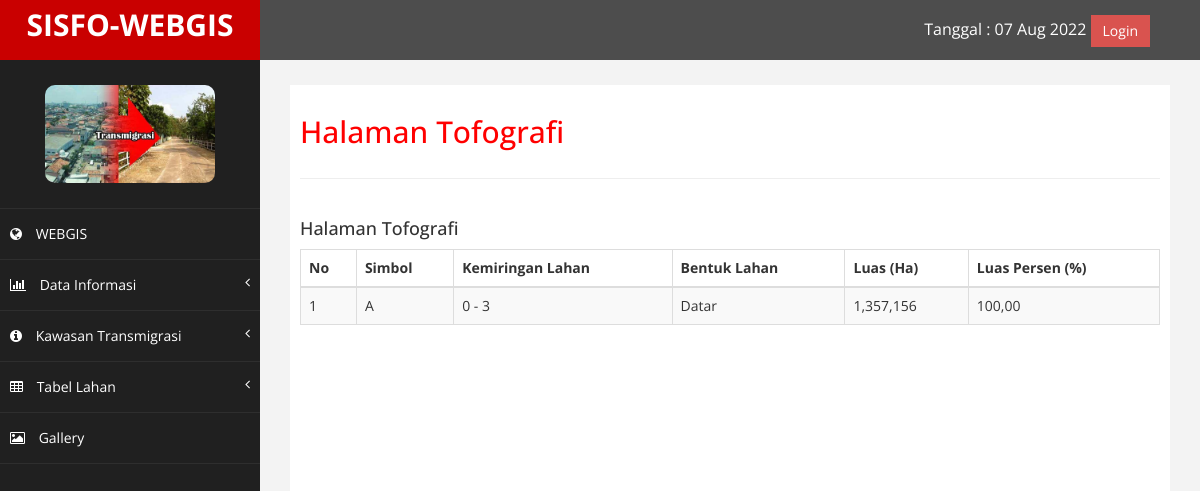
The page /index.php/tofografi on the database its author committed.
### tables this page shows
CREATE TABLE `kondisi_fisik_lahan` (
  `id_tabelmiring` int(11) NOT NULL,
  `simbol` varchar(100) NOT NULL,
  `kemiringan_lahan` varchar(50) NOT NULL,
  `bentuk_lahan` varchar(100) NOT NULL,
  `luas_Ha` varchar(100) NOT NULL,
  `luas_persen` varchar(100) NOT NULL
);

### application/views/layout/v_content.php (called while the page is built)
<?php
if ($isi) {
    $this->load->view($isi);
}

### application/views/layout/v_wrapper.php (called while the page is built)
<?php
require_once('v_head.php');
require_once('v_header.php');
require_once('v_nav.php');
require_once('v_content.php');
require_once('v_footer.php');

### application/controllers/Tofografi.php (called while the page is built, shortened)
<?php
class Tofografi extends CI_Controller
{
    public function __construct()
    {
        $this->load->model('m_tofografi');
    }
    public function index()
    {
        $data = array(
            'title'  => 'Halaman Tofografi',
            'tofografi' => $this->m_tofografi->tampil(),
            'isi'    => 'tofografi/v_datatofografi'
        );
        $this->load->view('layout/v_wrapper', $data, FALSE);
    }
}

### index.php (called while the page is built, shortened)
<?php
require_once BASEPATH.'core/CodeIgniter.php';

### application/models/M_tofografi.php (called while the page is built, shortened)
<?php
class M_tofografi extends CI_Model
{
    public function tampil()
    {
        $this->db->select('*');
        $this->db->from('kondisi_fisik_lahan');
        $this->db->order_by('id_tabelmiring', 'desc');
        return $this->db->get()->result();
    }
}

### application/views/tofografi/v_datatofografi.php (the view, shortened to what this page needs)
<div class="row">
    <div class="col-md-12">
        <div class="widget-box widget-color-blue2">
            <div class="widget-header">
                <h4 class="widget-title lighter smaller"><?= $title ?></h4>
            </div>
            <div class="widget-body">
                <div class="widget-main padding-8">
              <table id="dataTables-example" class="table table-striped table-bordered table-hover table-responsive">
                <thead>
                    <tr>
                <th>No</th>
                <th>Simbol</th>
                <th>Kemiringan Lahan</th>
                <th>Bentuk Lahan</th>
                <th>Luas (Ha)</th>
                <th>Luas Persen (%)</th>
            </tr>
        </thead>
        <tbody>
            <?php $no = 1;
            foreach ($tofografi as $key => $value) { ?>
                <tr>
                    <td><?= $no++; ?></td>
                    <td><?= $value->simbol ?></td>
                    <td><?= $value->kemiringan_lahan ?></td>
                    <td><?= $value->bentuk_lahan ?></td>
                    <td><?= $value->luas_Ha ?></td>
                    <td><?= $value->luas_persen ?></td>
                </tr>
            <?php } ?>
        </tbody>
    </table>
</div>

### template/assets/css/custom.css (style rules this page uses)
body { font-family: 'Open Sans', sans-serif; }
h4 { padding-top:10px; }

### rows shown on the page
kondisi_fisik_lahan: simbol "A", kemiringan_lahan "0 - 3", bentuk_lahan "Datar", luas_Ha "1,357,156", luas_persen "100,00"

### other values the page prints
$title "Halaman Tofografi"
